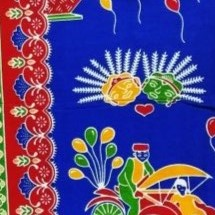
#> input picture dataset/batik_betawi/1d4dd59e3beaad221a5d2e92642c1349.jpg_720x720q80 - Copy - Copy (2).jpg, 215 x 215 px, found by its file name
$ jupyter execute --allow-errors EDA.ipynb
#> lines starting #> are read from the running program, lines starting #| are printed output that depends on the picture
[cell 1]
import os
import pandas as pd
import matplotlib.pyplot as plt
import seaborn as sns
from PIL import Image
from collections import Counter
from google.colab import drive

[cell 2]
# Mount Google Drive (jika belum dimount)
from google.colab import drive
drive.mount('/content/drive')

# Setup Path Dataset
dataset_path = '/content/drive/MyDrive/FP AI LANJUT/BATIK _GENERATOR/dataset'

# Filter hanya mengambil folder yang diawali dengan "batik_" untuk menghindari folder lain yang tidak relevan
all_classes = sorted([d for d in os.listdir(dataset_path)
                      if os.path.isdir(os.path.join(dataset_path, d))
                      and d.startswith('batik_')])

print(f"Ditemukan {len(all_classes)} kelas batik: \n{all_classes}")

[cell 3]
mode_data = []
problematic_files = []

for class_name in all_classes:
    folder_path = os.path.join(dataset_path, class_name)
    files = [f for f in os.listdir(folder_path) if f.lower().endswith(('.png', '.jpg', '.jpeg'))]

    modes = []

    for filename in files:
        img_path = os.path.join(folder_path, filename)
        try:
            with Image.open(img_path) as img:
#> img is the input picture: PIL image 215x215 RGB; mean R, G, B 89.6, 71.7, 129.5
                modes.append(img.mode)

                if img.mode != 'RGB':
                    problematic_files.append((class_name, filename, img.mode))
        except:
            pass

    mode_counts = Counter(modes)
#> mode_counts = {'RGB': 1}

    row = {'Jenis Batik': class_name, 'Total Gambar': len(files)}
    for mode, count in mode_counts.items():
        row[mode] = count

    mode_data.append(row)

# --- MENAMPILKAN HASIL ---
df_modes = pd.DataFrame(mode_data).fillna(0)
#> df_modes = table of 1 rows and 3 columns

print("\n" + "="*50)
print("   TABEL DISTRIBUSI MODE GAMBAR (CHANNEL)")
print("="*50)

# Tampilkan tabel dengan highlight warna
# Kolom selain RGB akan kita sorot karena itu yang perlu penanganan khusus
#> (the rest of this cell did not finish here and is left out)

[cell 4]
df_stats = pd.DataFrame(problematic_files)

print("\n=== FILE BERMASALAH ===")
display(df_stats)

[cell 5]
stats_data = []

for class_name in all_classes:
    folder_path = os.path.join(dataset_path, class_name)
    image_files = [f for f in os.listdir(folder_path) if f.lower().endswith(('.png', '.jpg', '.jpeg'))]

    widths = []
    heights = []

    for img_file in image_files:
        try:
            with Image.open(os.path.join(folder_path, img_file)) as img:
                w, h = img.size
#> w = 215; h = 215
                widths.append(w)
                heights.append(h)
        except:
            pass # Skip file rusak

    if widths:
        stats_data.append({
            'Jenis Batik': class_name,
            'Jml Gambar': len(widths),
            'Min Size': f"{min(widths)}x{min(heights)}",
            'Max Size': f"{max(widths)}x{max(heights)}",
            'Avg Width': int(sum(widths)/len(widths)),
            'Avg Height': int(sum(heights)/len(heights)),
            # Rasio > 1 = Landscape, < 1 = Portrait
            'Rasio (W/H)': round(sum(widths)/sum(heights), 2)
        })

df_stats = pd.DataFrame(stats_data)
#> df_stats = table of 1 rows and 7 columns

print("\n=== STATISTIK DIMENSI PER FOLDER ===")
display(df_stats)

[cell 6]
import numpy as np

# Loop untuk visualisasi per folder
for class_name in all_classes:
    folder_path = os.path.join(dataset_path, class_name)
    image_files = [f for f in os.listdir(folder_path) if f.lower().endswith(('.png', '.jpg', '.jpeg'))]

    if not image_files: continue

    widths = []
    heights = []
    valid_paths = []

    for img_file in image_files:
        path = os.path.join(folder_path, img_file)
        try:
            with Image.open(path) as img:
                w, h = img.size
                widths.append(w)
                heights.append(h)
                valid_paths.append(path)
        except: pass

    # --- PLOTTING ---
    fig = plt.figure(figsize=(14, 4))
    gs = fig.add_gridspec(1, 4)

    samples = np.random.choice(valid_paths, min(3, len(valid_paths)), replace=False)
    for i, path in enumerate(samples):
        ax = fig.add_subplot(gs[0, i])
        img = Image.open(path)
        ax.imshow(img)
        ax.axis('off')
        ax.set_title(f"Sampel {i+1}\n{img.size}", fontsize=9)

    # 2. Tampilkan Scatter Plot
    ax_scatter = fig.add_subplot(gs[0, 3])
    ax_scatter.scatter(widths, heights, alpha=0.6, c='green', s=20)
    ax_scatter.set_title(f"Sebaran Ukuran: {class_name}", fontsize=10, fontweight='bold')
    ax_scatter.set_xlabel("Width")
    ax_scatter.set_ylabel("Height")
    ax_scatter.grid(True, alpha=0.3)

    plt.tight_layout()
    plt.show()
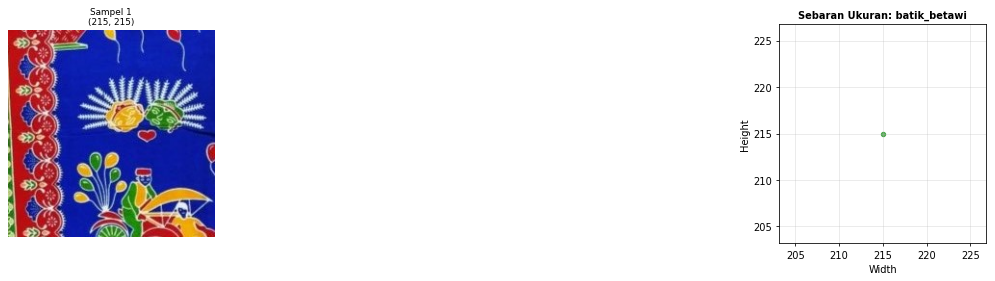
#> figure drawn by matplotlib, 2 panels

[cell 7]
import pandas as pd
from tqdm.notebook import tqdm

# --- KONFIGURASI TARGET ---
TARGET_SIZE = 256  # Ubah jadi 512 jika target GAN Anda 512
# --------------------------

folder_audit = []

print(f"📋 Melakukan Audit Lokal per Folder (Target Minimal: {TARGET_SIZE}x{TARGET_SIZE})...\n")

#> (the rest of this cell did not finish here and is left out)

[cell 8]
import matplotlib.pyplot as plt
import os
import random
from PIL import Image
import numpy as np

# --- KONFIGURASI ---
TARGET_SIZE = 256
NUM_SAMPLES = 5  # Jumlah gambar yang ingin dicek sebagai sampel

# Ambil semua file gambar dari dataset (flatten list)
all_files = []
for folder in all_classes:
    path = os.path.join(dataset_path, folder)
    if os.path.isdir(path):
        all_files.extend([os.path.join(path, f) for f in os.listdir(path) if f.lower().endswith(('.jpg', '.png', '.jpeg'))])

# Ambil sampel acak (campuran gambar besar dan kecil jika ada)
sample_files = random.sample(all_files, min(NUM_SAMPLES, len(all_files)))

print(f"🔄 Memproses preview untuk {len(sample_files)} gambar...")
print(f"🎯 Target Size: {TARGET_SIZE}x{TARGET_SIZE}")

def smart_process(img_path, target_size):
    """
    Fungsi untuk Resize Proporsional + Center Crop
    Mengembalikan: (Gambar Asli, Gambar Hasil)
    """
#> called with target_size = 256
    try:
        img = Image.open(img_path).convert('RGB')
        original_img = img.copy() # Simpan copy untuk ditampilkan nanti

        # 1. Hitung rasio
        w, h = img.size
#> w = 215; h = 215

        # Logika: Sisi terpendek harus jadi 512.
        # Jika w=300 (kurang), maka 512/300 = 1.7 (di-upscale)
        # Jika w=1000 (lebih), maka 512/1000 = 0.5 (di-downscale)
        ratio = target_size / min(w, h)
#> ratio = 1.19
        new_w, new_h = int(w * ratio), int(h * ratio)
#> new_w = 256; new_h = 256

        # 2. Resize dengan filter berkualitas tinggi (LANCZOS)
        img = img.resize((new_w, new_h), Image.Resampling.LANCZOS)
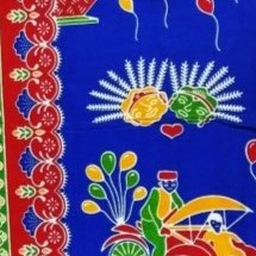
#> img: PIL image 256x256 RGB; mean R, G, B 89.6, 71.7, 129.5

        # 3. Center Crop
        left = (new_w - target_size) / 2
#> left = 0
        top = (new_h - target_size) / 2
#> top = 0
        right = (new_w + target_size) / 2
#> right = 256
        bottom = (new_h + target_size) / 2

        img = img.crop((left, top, right, bottom))

        return original_img, img, f"Asli: {w}x{h}"

    except Exception as e:
        print(f"Error: {e}")
        return None, None, None

# --- VISUALISASI ---
plt.figure(figsize=(10, 4 * len(sample_files)))

for i, filepath in enumerate(sample_files):
    original, processed, info_text = smart_process(filepath, TARGET_SIZE)
#> info_text = 'Asli: 215x215'

    if original and processed:
        # Tampilkan Gambar Asli
        plt.subplot(len(sample_files), 2, 2*i + 1)
        plt.imshow(original)
        plt.title(f"BEFORE ({info_text})")
        plt.axis('off')

        # Tampilkan Gambar Hasil Proses
        plt.subplot(len(sample_files), 2, 2*i + 2)
        plt.imshow(processed)
        plt.title(f"AFTER ({TARGET_SIZE}x{TARGET_SIZE})")
        plt.axis('off')

plt.tight_layout()
plt.show()
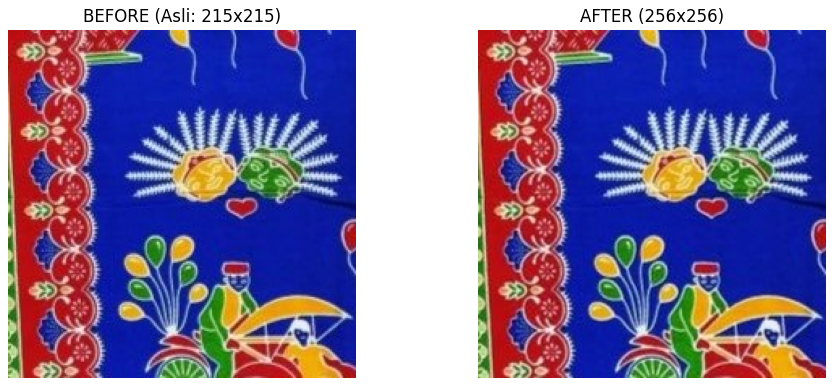
#> figure drawn by matplotlib, 2 panels
